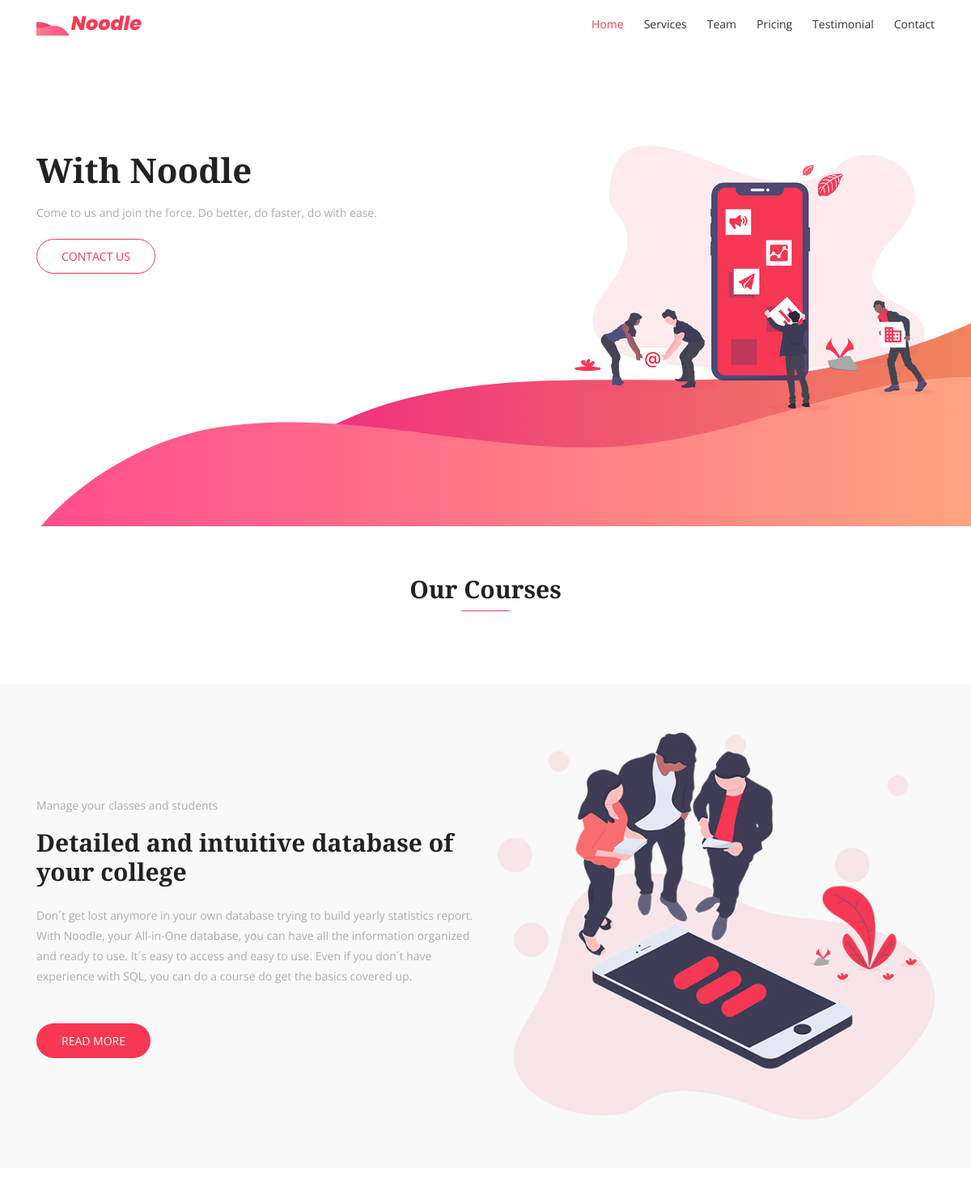
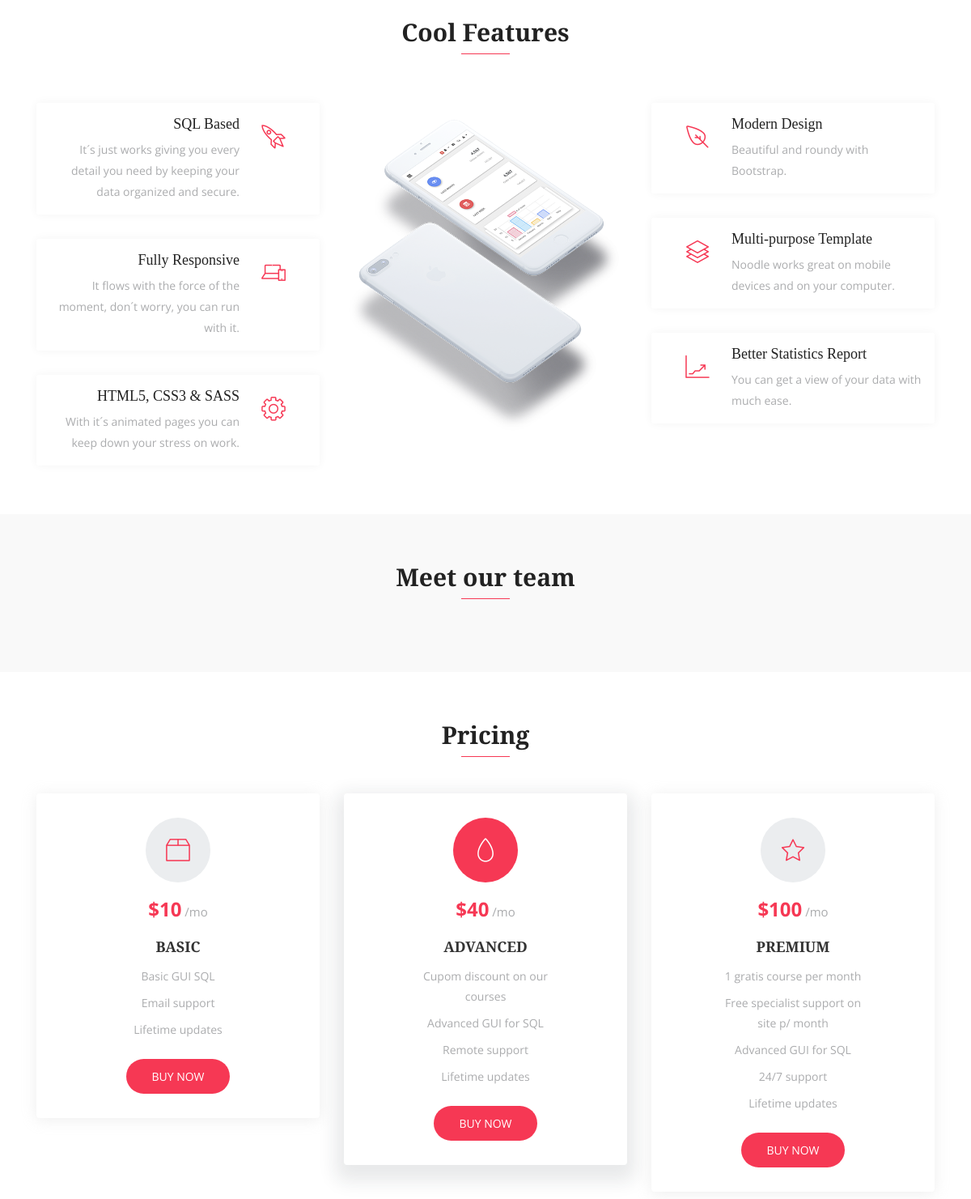
/ (upper part), run on an earlier commit of the app's database (2 pictures, top to bottom).
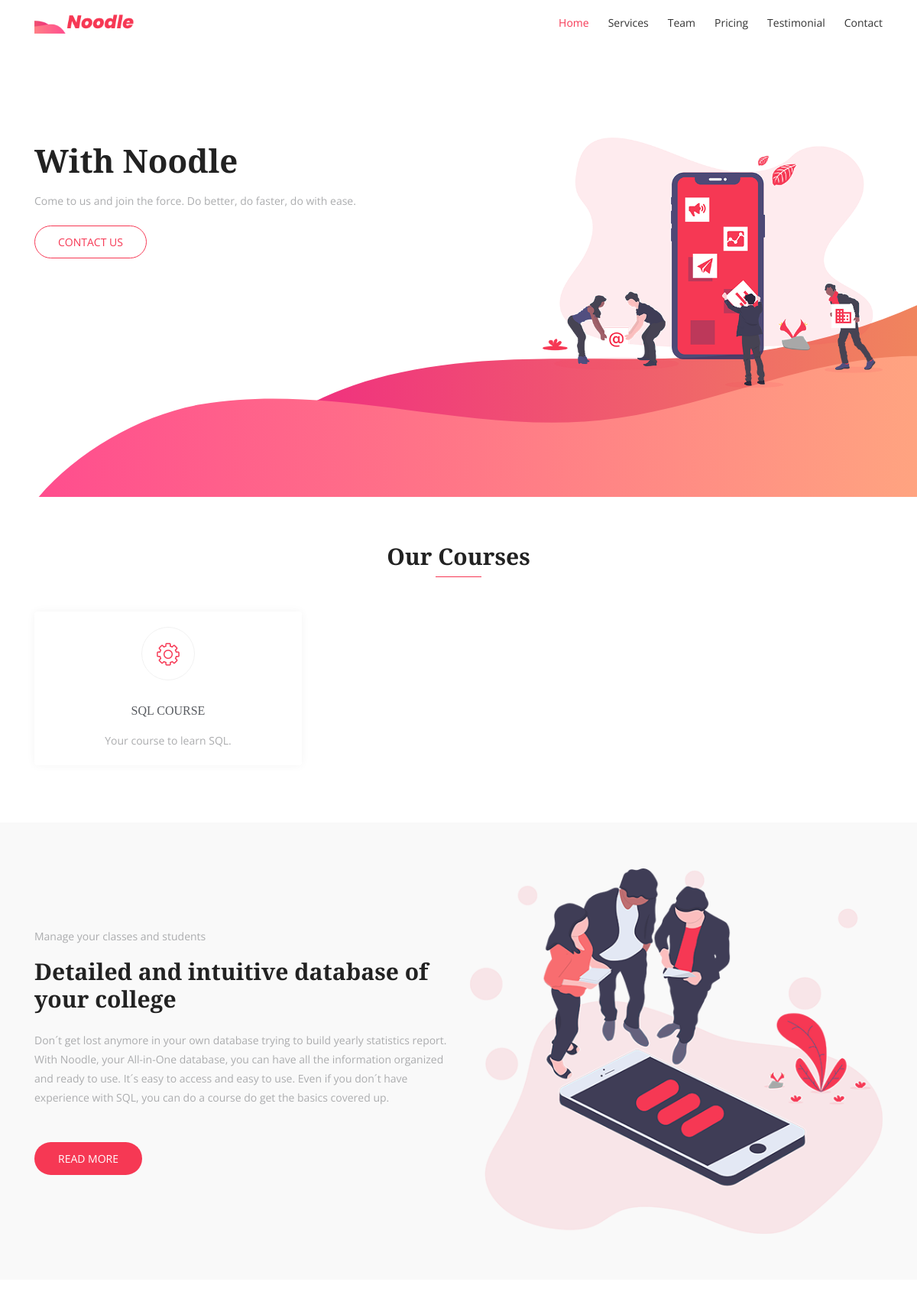
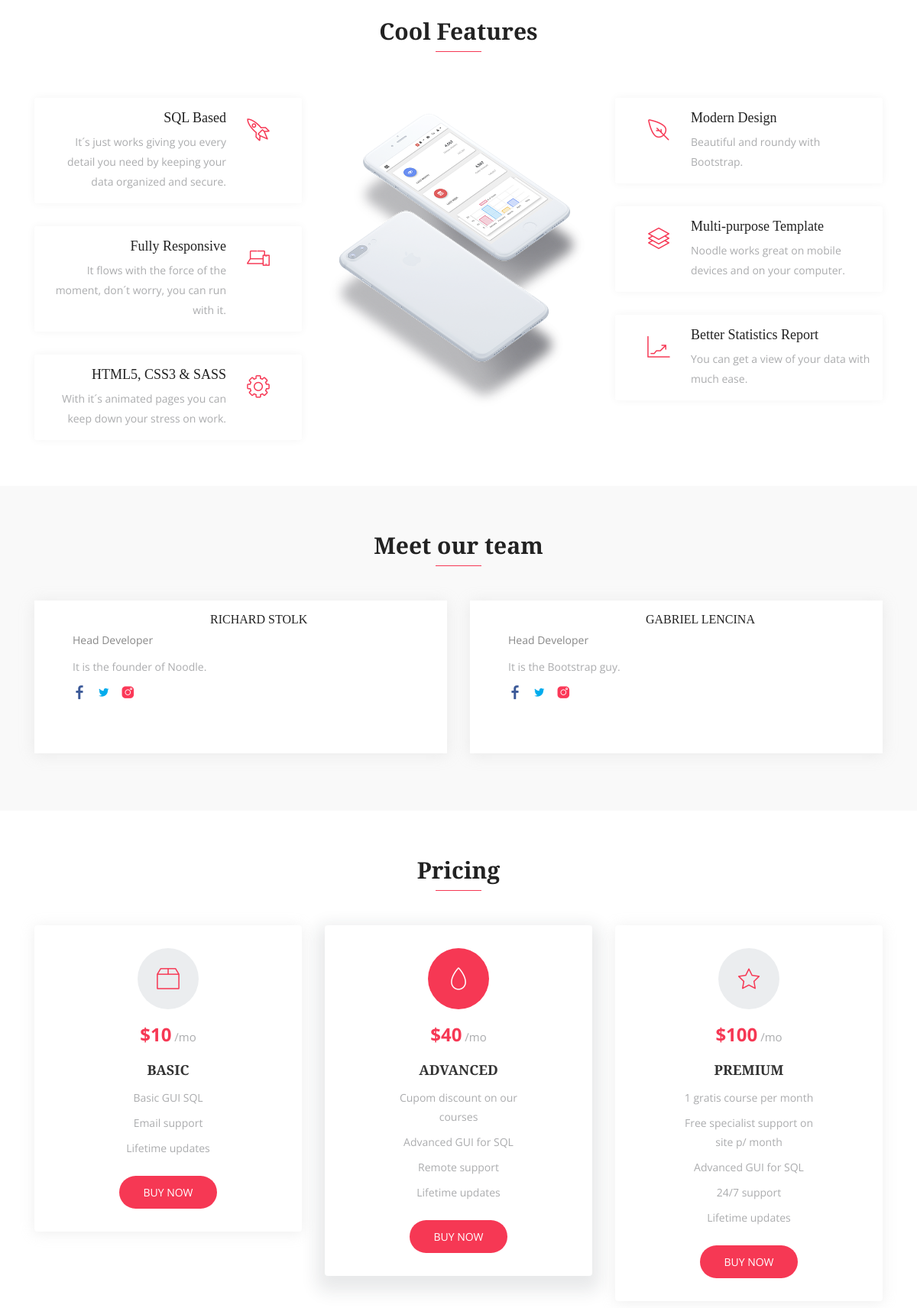
And on a later commit of the database (2 pictures, top to bottom).
### core/models.py (models this page shows, shortened)
class Base(models.Model):
    criados = models.DateField('Criação', auto_now_add=True)
    modificado = models.DateField('Atualização', auto_now=True)
    ativo = models.BooleanField('Ativo?', default=True)
    class Meta:
        abstract = True

class Servico(Base):
    ICONE_CHOICES = (
        ('lni-cog', 'Engrenagem'),
        ('lni-stats-up', 'Gráfico'),
        ('lni-users', 'Usuários'),
        ('lni-layers', 'Design'),
        ('lni-mobile', 'Mobile'),
        ('lni-rocket', 'Foguete'),
    )
    servico = models.CharField('Serviço', max_length=100)
    descricao = models.TextField('Descrição', max_length=200)
    icone = models.CharField('Icone', max_length=12, choices=ICONE_CHOICES)
    class Meta:
        verbose_name = 'Serviço'
        verbose_name_plural = 'Serviços'

class Funcionario(Base):
    nome = models.CharField('Nome', max_length=100)
    cargo = models.ForeignKey('core.Cargo', verbose_name='Cargo', on_delete=models.CASCADE)
    bio = models.TextField('Bio', max_length=200)
    imagem = StdImageField('Imagem', upload_to=get_file_path, variations={'thumb': {'width': 480, 'height': 480, 'crop': True}})
    facebook = models.CharField('Facebook', max_length=100, default='#')
    twitter = models.CharField('Twitter', max_length=100, default='#')
    instagram = models.CharField('Instagram', max_length=100, default='#')
    class Meta:
        verbose_name = 'Funcionário'
        verbose_name_plural = 'Funcionários'

class Cargo(Base):
    cargo = models.CharField('Cargo', max_length=100)
    class Meta:
        verbose_name = 'Cargo'
        verbose_name_plural = 'Cargos'
    def __str__(self):
        return self.cargo

### core/views.py (the view, shortened to what this page needs)
# urls.py: path('', IndexView.as_view(), name='index'),
class IndexView(FormView):
    template_name = 'index.html'
    form_class = ContatoForm
    success_url = reverse_lazy('index')
    def get_context_data(self, **kwargs):
        context = super(IndexView, self).get_context_data(**kwargs)
        context['servicos'] = Servico.objects.all()
        context['funcionarios'] = Funcionario.objects.all()
        return context

### core/templates/index.html (shortened to what this page needs)
{% extends 'base.html' %}
{% load static %}
{% block content %}
        {% include 'hero.html' %}
        {% include 'servicos.html' %}
        {% include 'about.html' %}
        {% include 'features.html' %}
        {% include 'team.html' %}
        {% include 'price.html' %}
    {% endblock %}

### core/templates/base.html (shortened to what this page needs)
{% load static %}
<!DOCTYPE html>
<html lang="pt-br">
  <head>
    <link rel="stylesheet" href="{% static 'css/bootstrap.min.css' %}" >
    <link rel="stylesheet" href="{% static 'fonts/line-icons.css' %}">
    <link rel="stylesheet" href="{% static 'css/owl.carousel.min.css' %}">
    <link rel="stylesheet" href="{% static 'css/owl.theme.css' %}">
    <link rel="stylesheet" href="{% static 'css/animate.css' %}">
    <link rel="stylesheet" href="{% static 'css/main.css' %}">
    <link rel="stylesheet" href="{% static 'css/responsive.css' %}">
  </head>
  <body>
    <header id="header-wrap">
      <nav class="navbar navbar-expand-md bg-inverse fixed-top scrolling-navbar">
        <div class="container">
          <a href="{% url 'index' %}" class="navbar-brand"><img src="{% static 'img/logo.png' %}" alt=""></a>
          <div class="collapse navbar-collapse" id="navbarCollapse">
            <ul class="navbar-nav mr-auto w-100 justify-content-end clearfix">
              <li class="nav-item active">
                <a class="nav-link" href="/">
                  Home
                </a>
              </li>
              <li class="nav-item">
                <a class="nav-link" href="#services">
                  Services
                </a>
              </li>
              <li class="nav-item">
                <a class="nav-link" href="#team">
                  Team
                </a>
              </li>
              <li class="nav-item">
                <a class="nav-link" href="#pricing">
                  Pricing
                </a>
              </li>
              <li class="nav-item">
                <a class="nav-link" href="#testimonial">
                  Testimonial
                </a>
              </li>
              <li class="nav-item">
                <a class="nav-link" href="#contact">
                  Contact
                </a>
              </li>
            </ul>
          </div>
        </div>
      </nav>
      {% block content %}
      {% endblock %}
  </body>
</html>

### core/templates/hero.html (shortened to what this page needs)
{% load static %}
<div id="hero-area" class="hero-area-bg">
        <div class="container">
          <div class="row">
            <div class="col-lg-7 col-md-12 col-sm-12 col-xs-12">
              <div class="contents">
                <h2 class="head-title">With Noodle</h2>
                <p>Come to us and join the force. Do better, do faster, do with ease. </p>
                <div class="header-button">
                  <a href="#contact" class="btn btn-border video-popup">Contact Us</i></a>
                </div>
              </div>
            </div>
            <div class="col-lg-5 col-md-12 col-sm-12 col-xs-12">
              <div class="intro-img">
                <img class="img-fluid" src="{% static 'img/intro-mobile.png' %}" alt="">
              </div>
            </div>
          </div>
        </div>
      </div>
</header>

### core/templates/servicos.html
{% load static %}
    <section id="services" class="section-padding">
      <div class="container">
        <div class="section-header text-center">
          <h2 class="section-title wow fadeInDown" data-wow-delay="0.3s">Our Courses</h2>
          <div class="shape wow fadeInDown" data-wow-delay="0.3s"></div>
        </div>
        <div class="row">
          {% for s in servicos %}
          <div class="col-md-6 col-lg-4 col-xs-12">
            <div class="services-item wow fadeInRight" data-wow-delay="1s">
              <div class="icon">
                <i class="{{ s.icone }}"></i>
              </div>
              <div class="services-content">
                <h3><a href="cursos/"> {{ s.servico }}</a></h3>
                <p>{{ s.descricao }}</p>
              </div>
            </div>
          </div>
          {% endfor %}
        </div>
      </div>
    </section>

### core/templates/about.html
{% load static %}
<div class="about-area section-padding bg-gray">
      <div class="container">
        <div class="row">
          <div class="col-lg-6 col-md-12 col-xs-12 info">
            <div class="about-wrapper wow fadeInLeft" data-wow-delay="0.3s">
              <div>
                <div class="site-heading">
                  <p class="mb-3">Manage your classes and students</p>
                  <h2 class="section-title">Detailed and intuitive database of your college </h2>
                </div>
                <div class="content">
                  <p>
                    Don´t get lost anymore in your own database trying to build yearly statistics report. With Noodle, your All-in-One database, you can have all the information organized and ready to use. It´s easy to access and easy to use. Even if you don´t have experience with SQL, you can do a course do get the basics covered up.
                  </p>
                  <a href="#features" class="btn btn-common mt-3">Read More</a>
                </div>
              </div>
            </div>
          </div>
          <div class="col-lg-6 col-md-12 col-xs-12 wow fadeInRight" data-wow-delay="0.3s">
            <img class="img-fluid" src="{% static 'img/about/img-1.png' %}" alt="" >
          </div>
        </div>
      </div>
    </div>

### core/templates/features.html
{% load static %}
<section id="features" class="section-padding">
      <div class="container">
        <div class="section-header text-center">
          <h2 class="section-title wow fadeInDown" data-wow-delay="0.3s">Cool Features</h2>
          <div class="shape wow fadeInDown" data-wow-delay="0.3s"></div>
        </div>
        <div class="row">
          <div class="col-lg-4 col-md-12 col-sm-12 col-xs-12">
            <div class="content-left">
              <div class="box-item wow fadeInLeft" data-wow-delay="0.3s">
                <span class="icon">
                  <i class="lni-rocket"></i>
                </span>
                <div class="text">
                  <h4>SQL Based</h4>
                  <p>It´s just works giving you every detail you need by keeping your data organized and secure.</p>
                </div>
              </div>
              <div class="box-item wow fadeInLeft" data-wow-delay="0.6s">
                <span class="icon">
                  <i class="lni-laptop-phone"></i>
                </span>
                <div class="text">
                  <h4>Fully Responsive</h4>
                  <p>It flows with the force of the moment, don´t worry, you can run with it.</p>
                </div>
              </div>
              <div class="box-item wow fadeInLeft" data-wow-delay="0.9s">
                <span class="icon">
                  <i class="lni-cog"></i>
                </span>
                <div class="text">
                  <h4>HTML5, CSS3 & SASS</h4>
                  <p>With it´s animated pages you can keep down your stress on work.</p>
                </div>
              </div>
            </div>
          </div>
          <div class="col-lg-4 col-md-12 col-sm-12 col-xs-12">
            <div class="show-box wow fadeInUp" data-wow-delay="0.3s">
              <img src="{% static 'img/feature/intro-mobile.png' %}" alt="">
            </div>
          </div>
          <div class="col-lg-4 col-md-12 col-sm-12 col-xs-12">
            <div class="content-right">
              <div class="box-item wow fadeInRight" data-wow-delay="0.3s">
                <span class="icon">
                  <i class="lni-leaf"></i>
                </span>
                <div class="text">
                  <h4>Modern Design</h4>
                  <p>Beautiful and roundy with Bootstrap.</p>
                </div>
              </div>
              <div class="box-item wow fadeInRight" data-wow-delay="0.6s">
                <span class="icon">
                  <i class="lni-layers"></i>
                </span>
                <div class="text">
                  <h4>Multi-purpose Template</h4>
                  <p>Noodle works great on mobile devices and on your computer.</p>
                </div>
              </div>
              <div class="box-item wow fadeInRight" data-wow-delay="0.9s">
                <span class="icon">
                  <i class="lni-stats-up"></i>
                </span>
                <div class="text">
                  <h4>Better Statistics Report</h4>
                  <p>You can get a view of your data  with much ease.</p>
                </div>
              </div>
            </div>
          </div>
        </div>
      </div>
    </section>

### core/templates/team.html (shortened to what this page needs)
{% load static %}
<section id="team" class="section-padding bg-gray">
      <div class="container">
        <div class="section-header text-center">
          <h2 class="section-title wow fadeInDown" data-wow-delay="0.3s">Meet our team</h2>
          <div class="shape wow fadeInDown" data-wow-delay="0.3s"></div>
        </div>
        <div class="row">
          {% for f in funcionarios %}
          <div class="col-lg-6 col-md-12 col-xs-12">
            <div class="team-item wow fadeInRight" data-wow-delay="0.2s">
              <div class="team-img">
              </div>
              <div class="contetn">
                <div class="info-text">
                  <h3><t> {{ f.nome }}</t></h3>
                  <p>{{ f.cargo }}</p>
                </div>
                <p>{{ f.bio }}</p>
                <ul class="social-icons">
                  <li><a href="{{ f.facebook }}"><i class="lni-facebook-filled" aria-hidden="true"></i></a></li>
                  <li><a href="{{ f.twitter }}"><i class="lni-twitter-filled" aria-hidden="true"></i></a></li>
                  <li><a href="{{ f.instagram }}"><i class="lni-instagram-filled" aria-hidden="true"></i></a></li>
                </ul>
              </div>
            </div>
          </div>
          {% endfor %}
        </div>
      </div>
    </section>

### core/templates/price.html
{% load static %}
<section id="pricing" class="section-padding">
      <div class="container">
        <div class="section-header text-center">
          <h2 class="section-title wow fadeInDown" data-wow-delay="0.3s">Pricing</h2>
          <div class="shape wow fadeInDown" data-wow-delay="0.3s"></div>
        </div>
        <div class="row">
          <div class="col-lg-4 col-md-6 col-xs-12">
            <div class="table wow fadeInLeft" data-wow-delay="1.2s">
              <div class="icon-box">
                <i class="lni-package"></i>
              </div>
              <div class="pricing-header">
                <p class="price-value">$10<span> /mo</span></p>
              </div>
              <div class="title">
                <h3>Basic</h3>
              </div>
              <ul class="description">
                <li>Basic GUI SQL</li>
                <li>Email support</li>
                <li>Lifetime updates</li>
              </ul>
              <a href="login/" class="btn btn-common">Buy Now </a>
            </div>
          </div>
          <div class="col-lg-4 col-md-6 col-xs-12 active">
            <div class="table wow fadeInUp" id="active-tb" data-wow-delay="1.2s">
              <div class="icon-box">
                <i class="lni-drop"></i>
              </div>
              <div class="pricing-header">
                <p class="price-value">$40<span> /mo</span></p>
              </div>
              <div class="title">
                <h3>Advanced</h3>
              </div>
              <ul class="description">
                <li>Cupom discount on our courses</li>
                <li>Advanced GUI for SQL</li>
                <li>Remote support</li>
                <li>Lifetime updates</li>
              </ul>
              <a href="login/" class="btn btn-common">Buy Now </a>
           </div>
          </div>
          <div class="col-lg-4 col-md-6 col-xs-12">
            <div class="table wow fadeInRight" data-wow-delay="1.2s">
              <div class="icon-box">
                <i class="lni-star"></i>
              </div>
              <div class="pricing-header">
                <p class="price-value">$100<span> /mo</span></p>
              </div>
              <div class="title">
                <h3>Premium</h3>
              </div>
              <ul class="description">
                <li>1 gratis course per month</li>
                <li>Free specialist support on site p/ month </li>
                <li>Advanced GUI for SQL</li>
                <li>24/7 support</li>
                <li>Lifetime updates</li>
              </ul>
              <a href="login/" class="btn btn-common">Buy Now</a>
            </div>
          </div>
        </div>
      </div>
    </section>

### core/templates/testimonial.html (shortened to what this page needs)
{% load static %}

### core/templates/chamada.html (shortened to what this page needs)
{% load static %}

### core/templates/contato.html (shortened to what this page needs)
{% load static %}

### core/templates/rodape.html (shortened to what this page needs)
{% load static %}

What changed in the data, as far as the page shows it:
added Servico: servico "SQL COURSE", descricao "Your course to learn SQL."
added Funcionario: nome "RICHARD STOLK", cargo "Head Developer", bio "It is the founder of Noodle."
added Funcionario: nome "GABRIEL LENCINA", cargo "Head Developer", bio "It is the Bootstrap guy."
